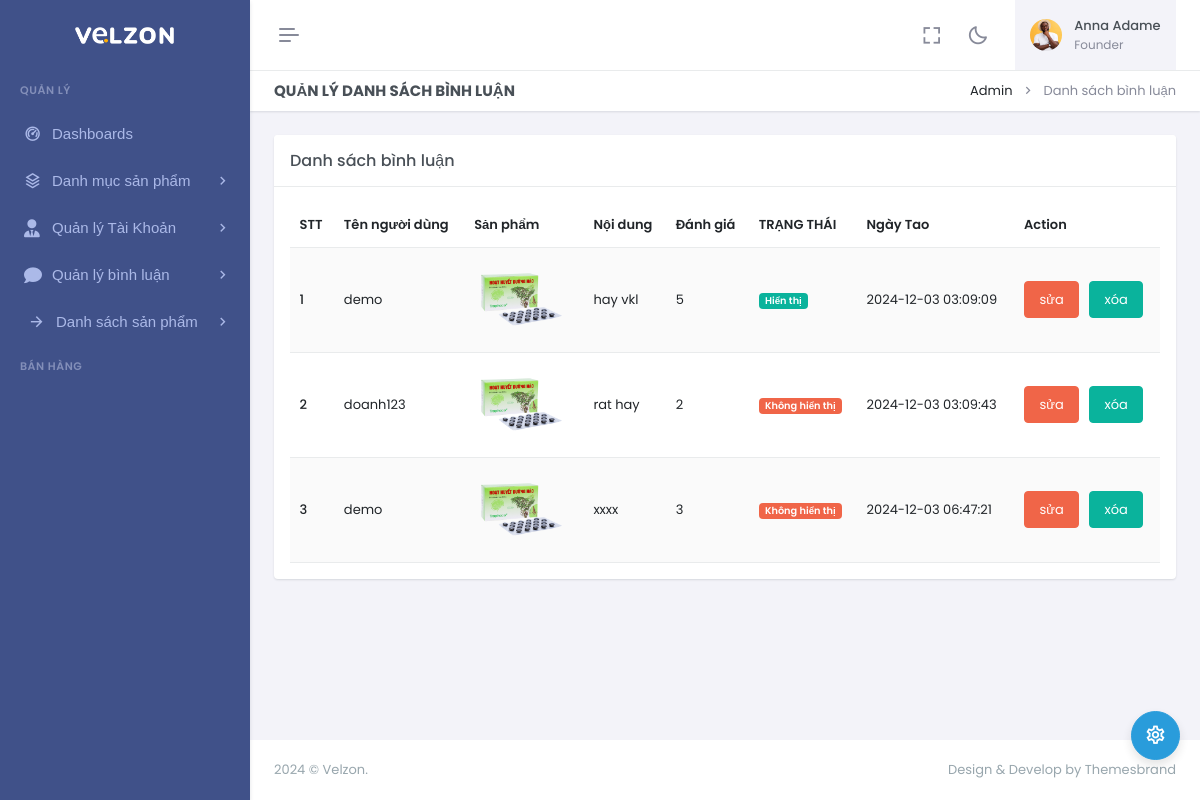
Page /admin/index.php?act=list-binh-luan-quan-tri on the committed database.
### tables this page shows
CREATE TABLE `binhluan` (
  `ma_binh_luan` int(11) NOT NULL,
  `ma_san_pham` int(11) NOT NULL,
  `ma_nguoi_dung` int(11) NOT NULL,
  `noi_dung` text NOT NULL,
  `danh_gia` int(11) NOT NULL,
  `status` tinyint(4) NOT NULL DEFAULT '0',
  `ngay_tao` timestamp NULL DEFAULT CURRENT_TIMESTAMP
);

CREATE TABLE `nguoidung` (
  `ma_nguoi_dung` int(11) NOT NULL,
  `ten_dang_nhap` varchar(50) NOT NULL,
  `mat_khau` varchar(255) NOT NULL,
  `email` varchar(100) NOT NULL,
  `vai_tro` varchar(10) NOT NULL,
  `ngay_tao` timestamp NULL DEFAULT CURRENT_TIMESTAMP
);

CREATE TABLE `sanpham` (
  `id_san_pham` int(11) NOT NULL,
  `id_danh_muc` int(11) NOT NULL,
  `ten_san_pham` varchar(100) NOT NULL,
  `mo_ta` text,
  `gia_san_pham` decimal(10,2) NOT NULL,
  `gia_khuyen_mai` decimal(10,2) DEFAULT NULL,
  `so_luong` int(11) NOT NULL,
  `ngay_tao` timestamp NULL DEFAULT CURRENT_TIMESTAMP,
  `trang_thai` tinyint(1) NOT NULL,
  `hinh_anh` text
);

### admin/controllers/CommentController.php (called while the page is built, shortened)
<?php
class CommentController
{
	public $model;
	public function __construct()
	{
		$this->model = new CommentModel();
	}
	public function index()
	{
		$aData = $this->model->getAll();
		require_once "views/comment/list.php";
	}
}

### admin/index.php (called while the page is built, shortened)
<?php
require_once '../helper/ConnectDB.php';
require_once 'controllers/CommentController.php';
require_once "models/CommentModel.php";
$act = $_GET['act'] ?? '/';
match ($act) {
    '/' => (new DashboardController())->index(),
    'list-tai-khoan-quan-tri' => (new TaiKhoanController())->danhsachQuanTri(),
    'form-them-quan-tri' => (new TaiKhoanController())->formAddQuanTri(),
    'them-quan-tri' => (new TaiKhoanController())->postAddQuanTri(),
    'form-sua-quan-tri' => (new TaiKhoanController())->formEditQuanTri(),
    'sua-quan-tri' => (new TaiKhoanController())->postEditQuanTri(),
    'xoa-quan-tri' => (new TaiKhoanController())->deleteQuanTri(),
    'list-tai-khoan-khach-hang' => (new TaiKhoanController())->danhsachKhachHang(),
    'danh-mucs'         => (new DanhMucController())->index(),
    'form-add-danh-muc' => (new DanhMucController())->create(),
    'them-danh-muc'     => (new DanhMucController())->store(),
    'form-sua-danh-muc' => (new DanhMucController())->edit(),
    'sua-danh-muc'      => (new DanhMucController())->update(),
    'xoa-danh-muc'      => (new DanhMucController())->destroy(),
    'san-pham'          => (new SanPhamController())->index(),
    'form-add-san-pham' => (new SanPhamController())->createSanPham(),
    'them-san-pham'     => (new SanPhamController())->postAddSanPham(),
    'form-sua-san-pham' => (new SanPhamController())->editSanPham($_GET['san_pham_id'] ?? null),
    'sua-san-pham'      => (new SanPhamController())->updateSanPham(),
    'xoa-san-pham'      => (new SanPhamController())->destroy(),
	'list-binh-luan-quan-tri'          => (new CommentController())->index(),
	'xoa-binh-luan'      => (new CommentController())->delete(),
	'update-binh-luan'      => (new CommentController())->update(),
};

### helper/ConnectDB.php (called while the page is built, shortened)
<?php
class ConnectDB
{
	private static $self;
	public static function makeConnection(): mysqli
	{
		if (empty(self::$self)) {
			self::$self = new mysqli(
				DB_HOST,
				DB_USERNAME,
				DB_PASSWORD,DB_NAME
			);
		}
		mysqli_set_charset(self::$self,'UTF8');
		return self::$self;
	}
}

### admin/models/CommentModel.php (called while the page is built, shortened)
<?php
class CommentModel
{
	public static function getAll()
	{
		return ConnectDB::makeConnection()->query("SELECT
							    binhluan.ma_binh_luan,
							    binhluan.noi_dung AS noi_dung_binh_luan,
							    binhluan.danh_gia,
							    binhluan.status,
							    binhluan.ngay_tao,
							    nguoidung.ten_dang_nhap,
							    sanpham.ten_san_pham,
							    sanpham.hinh_anh
							FROM binhluan
							JOIN nguoidung ON binhluan.ma_nguoi_dung = nguoidung.ma_nguoi_dung
							JOIN sanpham ON binhluan.ma_san_pham = sanpham.id_san_pham;
							")->fetch_all(MYSQLI_ASSOC);
	}
}

### admin/views/comment/list.php (the view, shortened to what this page needs)
<!doctype html>
<html lang="en" data-layout="vertical" data-topbar="light" data-sidebar="dark" data-sidebar-size="lg"
    data-sidebar-image="none" data-preloader="disable" data-theme="default" data-theme-colors="default">
<head>
    <?php
    require_once "views/layouts/libs_css.php";
    ?>
</head>
<body>
    <div id="layout-wrapper">
        <?php
        require_once "views/layouts/header.php";
        require_once "views/layouts/siderbar.php";
        ?>
        <div class="main-content">
            <div class="page-content">
                <div class="container-fluid">
                    <div class="row">
                        <div class="col-12">
                            <div
                                class="page-title-box d-sm-flex align-items-center justify-content-between bg-galaxy-transparent">
                                <h4 class="mb-sm-0">Quản lý danh sách bình luận</h4>
                                <div class="page-title-right">
                                    <ol class="breadcrumb m-0">
                                        <li class="breadcrumb-item"><a href="javascript: void(0);">Admin</a></li>
                                        <li class="breadcrumb-item active">Danh sách bình luận</li>
                                    </ol>
                                </div>
                            </div>
                        </div>
                    </div>
                    <div class="row">
                        <div class="col">
                            <div class="h-100">
                                <div class="card">
                                    <div class="card-header align-items-center d-flex">
                                        <h4 class="card-title mb-0 flex-grow-1">Danh sách bình luận</h4>
                                    </div>
                                    <div class="card-body">
                                        <div class="live-preview">
                                            <div class="table-responsive">
                                                <table class="table table-striped align-middle mb-0">
                                                    <thead>
                                                        <tr>
                                                            <th scope="col">STT</th>
                                                            <th scope="col">Tên người dùng</th>
                                                            <th scope="col">Sản phẩm</th>
                                                            <th scope="col">Nội dung</th>
                                                            <th scope="col">Đánh giá</th>
                                                            <th scope="col">TRẠNG THÁI</th>
                                                            <th scope="col">Ngày Tao</th>
                                                            <th scope="col">Action</th>
                                                        </tr>
                                                    </thead>
                                                    <tbody>
                                                        <?php foreach ($aData as $index => $data):?>
                                                            <tr>
                                                                <td class="fw-medium"><?= $index + 1 ?></td>
                                                                <td><?= $data['ten_dang_nhap'] ?></td>
                                                                <td><img src="<?= BASE_URL . $data['hinh_anh'] ?>"
                                                                        onerror="this.onerror = null ; this.src='<?= BASE_URL . $data['hinh_anh'] ?>'
                                                                " alt="ảnh sản phẩm" height="80"></td>
                                                                <td><?= $data['noi_dung_binh_luan'] ?></td>
                                                                <td><?= $data['danh_gia'] ?></td>
                                                                <?php
                                                                if ($data['status'] == 1) {
                                                                    ?>
                                                                    <td><span class="badge bg-success">Hiển thị</span></td>
                                                                    <?php
                                                                } else {
                                                                    ?>
                                                                    <td><span class="badge bg-danger">Không hiển thị</span></td>
                                                                    <?php
                                                                }
                                                                ?>
                                                                <td><?= $data['ngay_tao'] ?></td>
                                                                <td>
                                                                    <div  style="display: flex; gap: 10px;" >
                                                                        <a
                                                                                href="?act=update-binh-luan&ma_binh_luan=<?=
                                                                                $data["ma_binh_luan"] ?>"
                                                                            class='btn btn-danger'>sửa</a>
                                                                        <a onclick="return confirm('bạn có muốn xóa không ')" href="?act=xoa-san-pham&san_pham_id=<?=$data["ma_binh_luan"] ?>"
                                                                            class='btn btn-success'>xóa</a>
                                                                    </div>
                                                                </td>
                                                            </tr>
                                                        <?php endforeach; ?>
                                                    </tbody>
                                                </table>
                                            </div>
                                        </div>
                                    </div>
                                </div>
                            </div>
                        </div>
                    </div>
                </div>
            </div>
            <footer class="footer">
                <div class="container-fluid">
                    <div class="row">
                        <div class="col-sm-6">
                             © Velzon.
                        </div>
                        <div class="col-sm-6">
                            <div class="text-sm-end d-none d-sm-block">
                                Design & Develop by Themesbrand
                            </div>
                        </div>
                    </div>
                </div>
            </footer>
        </div>
    </div>
    <div class="customizer-setting d-none d-md-block">
        <div class="btn-info rounded-pill shadow-lg btn btn-icon btn-lg p-2" data-bs-toggle="offcanvas"
            data-bs-target="#theme-settings-offcanvas" aria-controls="theme-settings-offcanvas">
            <i class='mdi mdi-spin mdi-cog-outline fs-22'></i>
        </div>
    </div>
</body>
</html>

### rows in the picture
binhluan: ma_nguoi_dung.ten_dang_nhap "demo", ma_san_pham.hinh_anh (picture), noi_dung "hay vkl", danh_gia "5", status "Hiển thị", ngay_tao "2024-12-03 03:09:09"
binhluan: ma_nguoi_dung.ten_dang_nhap "doanh123", ma_san_pham.hinh_anh (picture), noi_dung "rat hay", danh_gia "2", status "Không hiển thị", ngay_tao "2024-12-03 03:09:43"
binhluan: ma_nguoi_dung.ten_dang_nhap "demo", ma_san_pham.hinh_anh (picture), noi_dung "xxxx", danh_gia "3", status "Không hiển thị", ngay_tao "2024-12-03 06:47:21"
